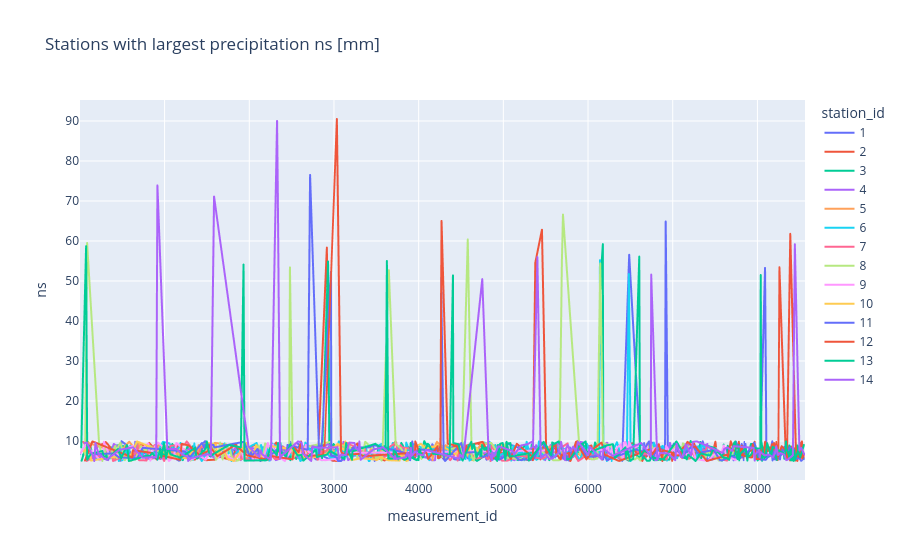

The code cell stored with this chart in its notebook:
### Code cell
# Formatting DataFrame
stations_high_precipitation = df_view
stations_high_precipitation['measurement_id'] = stations_high_precipitation['measurement_id'].astype('int').values
stations_high_precipitation['ns'] = stations_high_precipitation['ns'].astype('float').values
stations_high_precipitation['station_id'] = stations_high_precipitation['station_id'].astype('int').values
stations_high_precipitation = stations_high_precipitation.sort_values(by=['station_id','measurement_id'])

import plotly.express as px

fig = px.line(stations_high_precipitation, 
                 x="measurement_id", 
                 y="ns", 
                 color="station_id",
                 title="Stations with largest precipitation ns [mm] ")

fig.show()

### Figure 1 — Plotly figure (JSON) as saved in the notebook; plotly's stock layout.template omitted (floating-point values rounded to 4 significant figures; data arrays with more than 128 entries replaced by an {"elided": "..."} marker saying what was removed)
{"data": [{"hovertemplate": "station_id=1<br>measurement_id=%{x}<br>ns=%{y}<extra></extra>", "legendgroup": "1", "line": {"color": "#636efa", "dash": "solid"}, "marker": {"symbol": "circle"}, "mode": "lines", "name": "1", "showlegend": true, "type": "scattergl", "x": {"elided": "202 int values"}, "xaxis": "x", "y": {"elided": "202 float values"}, "yaxis": "y"}, {"hovertemplate": "station_id=2<br>measurement_id=%{x}<br>ns=%{y}<extra></extra>", "legendgroup": "2", "line": {"color": "#EF553B", "dash": "solid"}, "marker": {"symbol": "circle"}, "mode": "lines", "name": "2", "showlegend": true, "type": "scattergl", "x": {"elided": "202 int values"}, "xaxis": "x", "y": {"elided": "202 float values"}, "yaxis": "y"}, {"hovertemplate": "station_id=3<br>measurement_id=%{x}<br>ns=%{y}<extra></extra>", "legendgroup": "3", "line": {"color": "#00cc96", "dash": "solid"}, "marker": {"symbol": "circle"}, "mode": "lines", "name": "3", "showlegend": true, "type": "scattergl", "x": {"elided": "192 int values"}, "xaxis": "x", "y": {"elided": "192 float values"}, "yaxis": "y"}, {"hovertemplate": "station_id=4<br>measurement_id=%{x}<br>ns=%{y}<extra></extra>", "legendgroup": "4", "line": {"color": "#ab63fa", "dash": "solid"}, "marker": {"symbol": "circle"}, "mode": "lines", "name": "4", "showlegend": true, "type": "scattergl", "x": [91, 258, 334, 400, 604, 646, 652, 783, 912, 952, 1088, 1219, 1291, 1333, 1371, 1548, 1605, 1836, 1900, 1909, 1917, 2140, 2191, 2226, 2265, 2295, 2313, 2349, 2356, 2378, 2527, 2552, 2604, 2610, 2664, 2676, 2723, 2796, 2931, 3091, 3112, 3120, 3130, 3167, 3239, 3532, 3551, 3577, 3718, 3725, 3776, 3785, 3835, 3862, 3883, 3907, 4012, 4040, 4099, 4151, 4193, 4206, 4290, 4361, 4549, 4577, 4585, 4675, 4709, 4773, 4840, 4879, 4917, 4925, 5032, 5132, 5355, 5368, 5387, 5462, 5494, 5556, 5642, 5651, 5746, 5829, 5890, 5899, 5966, 6079, 6087, 6099, 6133, 6147, 6216, 6229, 6239, 6289, 6342, 6450, 6548, 6600, 6681, 6780, 6796, 6825, 6861, 6947, 6964, 6968, 6995, 7099, 7128, 7274, 7348, 7351, 7356, 7410], "xaxis": "x", "y": [7.799, 5.777, 5.199, 9.243, 6.355, 5.488, 9.821, 5.488, 5.777, 5.488, 6.932, 6.932, 8.088, 7.51, 6.355, 6.4, 5.5, 8.1, 5.2, 7.8, 8.7, 7.8, 5.2, 6.1, 7.8, 8.1, 5.2, 5.5, 6.6, 8.1, 7.2, 6.4, 5.2, 8.1, 9.0, 9.0, 8.7, 7.8, 9.2, 5.5, 9.8, 5.199, 8.666, 5.199, 6.355, 6.355, 7.799, 5.777, 8.088, 5.777, 6.644, 8.377, 7.799, 6.355, 5.488, 6.355, 6.355, 6.066, 6.066, 5.199, 5.199, 8.377, 7.51, 7.799, 7.51, 6.932, 7.51, 5.777, 8.377, 6.932, 7.51, 6.066, 6.355, 7.221, 5.777, 5.199, 8.666, 6.644, 8.954, 6.644, 5.199, 8.954, 9.243, 6.066, 5.199, 6.066, 8.666, 9.821, 9.532, 5.777, 7.51, 6.644, 6.066, 7.221, 9.532, 9.532, 5.199, 7.799, 7.51, 5.488, 6.644, 6.932, 6.644, 6.932, 5.199, 5.488, 7.51, 8.377, 6.644, 9.532, 6.932, 6.644, 9.243, 8.666, 7.51, 6.644, 8.666, 9.243], "yaxis": "y"}, {"hovertemplate": "station_id=5<br>measurement_id=%{x}<br>ns=%{y}<extra></extra>", "legendgroup": "5", "line": {"color": "#FFA15A", "dash": "solid"}, "marker": {"symbol": "circle"}, "mode": "lines", "name": "5", "showlegend": true, "type": "scattergl", "x": [96, 97, 350, 380, 397, 582, 668, 682, 695, 709, 718, 846, 881, 918, 1157, 1176, 1177, 1308, 1332, 1359, 1373, 1397, 1401, 1538, 1552, 1579, 1593, 1693, 1736, 1857, 1913, 2214, 3040, 3067, 3079, 3089, 3409, 3449, 3457, 3464, 3499, 3547, 3662, 3673, 3736, 3802, 3872, 3886, 3921, 3929, 3961, 4018, 4035, 4055, 4084, 4109, 4156, 4164, 4180, 4216, 4300, 4319, 4517, 4560, 4631, 4741, 4951, 4970, 4997, 5014, 5058, 5403, 5457, 5617, 5649, 5669, 5710, 5762, 5830, 6022, 6063, 6081], "xaxis": "x", "y": [9.821, 9.532, 7.799, 7.221, 5.488, 9.821, 7.51, 9.821, 9.243, 6.066, 8.954, 5.488, 8.666, 8.954, 6.644, 8.954, 8.377, 7.221, 6.932, 6.644, 7.51, 6.066, 8.954, 7.799, 8.666, 6.644, 9.532, 9.243, 6.355, 5.199, 5.488, 7.221, 7.51, 6.066, 6.066, 7.799, 6.644, 8.666, 5.777, 7.799, 5.199, 7.51, 7.51, 6.066, 5.199, 6.644, 5.488, 7.221, 8.954, 9.243, 7.51, 6.355, 6.932, 7.221, 8.377, 5.777, 8.666, 5.199, 8.088, 9.821, 7.51, 8.954, 6.355, 6.644, 5.199, 9.532, 8.666, 8.954, 8.954, 8.666, 7.221, 6.355, 7.51, 9.243, 7.51, 5.488, 8.088, 7.51, 7.221, 5.488, 6.355, 6.066], "yaxis": "y"}, {"hovertemplate": "station_id=6<br>measurement_id=%{x}<br>ns=%{y}<extra></extra>", "legendgroup": "6", "line": {"color": "#19d3f3", "dash": "solid"}, "marker": {"symbol": "circle"}, "mode": "lines", "name": "6", "showlegend": true, "type": "scattergl", "x": {"elided": "252 int values"}, "xaxis": "x", "y": {"elided": "252 float values"}, "yaxis": "y"}, {"hovertemplate": "station_id=7<br>measurement_id=%{x}<br>ns=%{y}<extra></extra>", "legendgroup": "7", "line": {"color": "#FF6692", "dash": "solid"}, "marker": {"symbol": "circle"}, "mode": "lines", "name": "7", "showlegend": true, "type": "scattergl", "x": [38, 56, 81, 135, 176, 222, 359, 392, 511, 571, 656, 681, 698, 750, 786, 806, 899, 994, 1071, 1239, 1261, 1406, 1415, 1430, 1520, 1563, 1650, 1755, 1897, 1912, 2040, 2053, 2088, 2183, 2235, 2301, 2361, 2398, 2541, 2568, 2612, 2625, 2726, 2734, 2808, 2838, 2843, 2868, 2939, 3157, 3190, 3292, 3332, 3364, 3378, 3394, 3538, 3550, 3556, 3629, 3639, 3735, 3753, 3786, 3804, 4215, 4326, 4340, 4373, 4456, 4460, 4473, 4617, 4683, 4787, 4818, 4845, 4850, 4858, 4960, 4985, 5049, 5184, 5469, 5636, 5759, 5777, 5846, 5884, 6002, 6084, 6143, 6228, 6254, 6266, 6317, 6350, 6386, 6417, 6449, 6495, 6523, 6552, 6595, 6652, 6850, 6919, 6925, 6955, 7027, 7111, 7131, 7190, 7240, 7271, 7298, 7371, 7383, 7398, 7470, 7502, 7641, 7663], "xaxis": "x", "y": [9.8, 9.3, 5.0, 5.7, 5.9, 6.2, 8.0, 5.0, 6.2, 6.1, 6.9, 8.9, 5.2, 5.2, 5.1, 7.5, 9.2, 5.0, 8.8, 9.1, 9.9, 5.9, 7.5, 8.6, 7.8, 6.8, 7.5, 5.5, 7.0, 5.6, 5.4, 5.5, 7.6, 5.5, 7.2, 5.5, 5.5, 8.6, 6.5, 7.9, 6.6, 5.7, 7.4, 7.2, 5.3, 6.0, 7.7, 6.8, 8.2, 9.5, 9.1, 8.1, 7.2, 8.5, 5.9, 6.1, 6.6, 5.8, 5.3, 6.5, 8.2, 9.7, 6.4, 9.0, 8.4, 7.0, 6.3, 6.0, 5.2, 7.5, 5.1, 9.3, 6.7, 5.6, 6.1, 5.4, 6.8, 5.0, 8.8, 5.6, 5.1, 5.1, 6.3, 5.6, 7.7, 9.4, 7.5, 6.5, 5.0, 6.7, 6.1, 5.9, 6.7, 6.0, 5.6, 6.9, 6.0, 5.6, 8.1, 5.5, 5.3, 7.4, 9.1, 7.0, 6.9, 6.5, 6.2, 5.4, 7.3, 8.8, 5.7, 6.8, 5.7, 7.1, 5.1, 5.6, 7.7, 5.6, 8.5, 8.1, 5.8, 5.1, 5.5], "yaxis": "y"}, {"hovertemplate": "station_id=8<br>measurement_id=%{x}<br>ns=%{y}<extra></extra>", "legendgroup": "8", "line": {"color": "#B6E880", "dash": "solid"}, "marker": {"symbol": "circle"}, "mode": "lines", "name": "8", "showlegend": true, "type": "scattergl", "x": {"elided": "156 int values"}, "xaxis": "x", "y": {"elided": "156 float values"}, "yaxis": "y"}, {"hovertemplate": "station_id=9<br>measurement_id=%{x}<br>ns=%{y}<extra></extra>", "legendgroup": "9", "line": {"color": "#FF97FF", "dash": "solid"}, "marker": {"symbol": "circle"}, "mode": "lines", "name": "9", "showlegend": true, "type": "scattergl", "x": [6, 66, 241, 274, 283, 352, 391, 433, 506, 527, 630, 685, 694, 809, 832, 862, 923, 1008, 1022, 1051, 1059, 1090, 1109, 1139, 1171, 1217, 1267, 1305, 1379, 1418, 1486, 1514, 1543, 1583, 1630, 1701, 1729, 1797, 1827, 1844, 1878, 1910, 1919, 1936, 1959, 1978, 2048, 2059, 2114, 2149, 2160, 2219, 2251, 2273, 2281, 2300, 2345, 2355, 2420, 2543, 2624, 2655, 2667, 2700, 2747, 2831, 2840, 2897, 3008, 3064, 3082, 6210, 6238, 6250, 6251, 6287, 6298, 6347, 6385, 6396, 6406, 6416, 6420, 6441, 6478, 6483, 6522, 6612, 6620, 6693, 6712, 6794, 6805, 6811, 6832, 6847, 6920, 6922, 6980, 6997, 7098, 7195, 7215, 7272, 7417, 7501, 7510, 7532, 7549, 7552, 7603, 7629, 7742, 7757], "xaxis": "x", "y": [6.9, 9.0, 5.2, 6.1, 9.8, 6.3, 6.1, 6.7, 5.6, 8.0, 8.8, 7.0, 7.5, 9.4, 5.1, 7.9, 9.6, 8.0, 6.5, 5.0, 5.2, 5.6, 6.1, 9.5, 9.0, 8.0, 7.0, 5.3, 6.0, 6.3, 5.3, 6.5, 7.9, 7.0, 5.8, 8.8, 6.5, 5.5, 5.0, 6.5, 5.9, 9.8, 7.0, 5.5, 6.8, 6.5, 5.5, 5.0, 6.2, 6.5, 5.2, 9.5, 7.5, 8.0, 9.1, 6.0, 6.8, 6.0, 5.0, 9.5, 6.0, 7.0, 9.0, 7.3, 6.7, 6.0, 5.3, 5.2, 5.5, 5.0, 7.0, 7.8, 8.7, 6.5, 6.0, 8.6, 6.0, 8.4, 9.2, 7.2, 5.9, 5.6, 9.5, 9.8, 7.0, 9.8, 8.0, 9.0, 6.5, 9.1, 6.6, 8.3, 7.9, 5.9, 7.0, 7.1, 6.9, 8.8, 6.7, 8.0, 6.0, 7.0, 9.3, 5.5, 5.0, 6.9, 8.2, 7.6, 5.3, 5.5, 8.9, 6.4, 5.2, 7.8], "yaxis": "y"}, {"hovertemplate": "station_id=10<br>measurement_id=%{x}<br>ns=%{y}<extra></extra>", "legendgroup": "10", "line": {"color": "#FECB52", "dash": "solid"}, "marker": {"symbol": "circle"}, "mode": "lines", "name": "10", "showlegend": true, "type": "scattergl", "x": [44, 121, 131, 432, 592, 674, 1079, 1249, 1411, 1521, 1608, 1613, 1621, 1684, 1741, 1818, 1965, 2050, 2080, 2161, 2231, 2264, 2508, 2662, 2672, 2720, 2862, 2938, 3044, 3119, 3135, 3205, 3275, 3326, 3514, 3545, 3637, 3775, 3789, 3825, 3847, 3854, 3891, 3942, 3946, 3999, 4024, 4100, 4222, 4251, 4443, 4502, 4578, 4618, 4713], "xaxis": "x", "y": [7.4, 8.4, 5.1, 6.1, 6.1, 9.9, 6.4, 5.7, 8.8, 9.5, 9.0, 7.8, 5.9, 8.5, 5.6, 5.0, 9.5, 6.5, 9.0, 5.2, 6.1, 8.7, 7.9, 5.6, 5.7, 5.8, 6.3, 7.2, 9.3, 7.7, 9.9, 5.2, 5.5, 5.7, 5.3, 6.0, 5.2, 5.1, 6.8, 5.2, 8.0, 5.0, 5.3, 7.9, 7.8, 9.0, 9.3, 8.1, 8.9, 9.1, 6.6, 9.1, 6.5, 9.6, 7.2], "yaxis": "y"}, {"hovertemplate": "station_id=11<br>measurement_id=%{x}<br>ns=%{y}<extra></extra>", "legendgroup": "11", "line": {"color": "#636efa", "dash": "solid"}, "marker": {"symbol": "circle"}, "mode": "lines", "name": "11", "showlegend": true, "type": "scattergl", "x": [195, 398, 461, 675, 743, 1241, 1301, 1441, 1470, 1479, 1577, 1587, 1939, 2018, 2021, 2030, 2100, 2130, 2196, 2290, 2372, 2384, 2439, 2451, 2690, 2718, 2825, 2845, 2851, 2964, 2968, 3019, 3036, 3048, 3084, 3231, 3415, 3467, 3828, 3900, 3916, 3925, 3936, 4001, 4226, 4261, 4265, 4295, 4312, 4503, 4529, 4678, 4763, 4835, 4877, 4885, 4950, 5089, 5163, 5183, 5221, 5228, 5353, 5454, 5572, 5575, 5594, 5616, 5698, 5758, 5786, 5807, 5842, 5852, 5940, 5979, 6136, 6179, 6189, 6219, 6561, 6647, 6720, 6753, 6792, 6823, 6954, 7026, 7038, 7046, 7118, 7155, 7235, 7291, 7424, 7477, 7558, 7589, 7648, 7693, 7789, 7868, 7963, 8031, 8099, 8169, 8179, 8212, 8236, 8267, 8277, 8338, 8344, 8366, 8379, 8455, 8459, 8498, 8516, 8528], "xaxis": "x", "y": [6.7, 6.9, 5.9, 5.7, 8.3, 7.4, 6.0, 9.5, 8.3, 9.2, 9.0, 8.4, 9.8, 5.6, 7.2, 6.3, 8.0, 5.0, 5.8, 7.1, 8.9, 7.4, 5.8, 9.0, 7.8, 76.52, 6.6, 8.9, 8.4, 52.31, 6.3, 6.2, 5.7, 5.0, 5.0, 8.4, 8.4, 9.0, 7.1, 5.2, 9.0, 9.9, 6.4, 7.9, 7.6, 8.3, 50.84, 6.2, 5.0, 9.5, 7.1, 7.2, 6.0, 6.7, 6.4, 5.6, 5.3, 6.9, 5.7, 5.3, 5.2, 5.4, 5.3, 9.6, 5.8, 5.6, 9.3, 8.4, 5.9, 5.3, 8.4, 6.4, 6.7, 7.6, 8.0, 6.0, 6.3, 5.4, 7.1, 5.2, 7.9, 7.4, 9.9, 5.6, 7.0, 7.7, 6.5, 6.06, 7.95, 7.95, 5.9, 7.2, 8.9, 7.0, 7.5, 8.0, 5.2, 5.2, 5.8, 6.2, 5.6, 6.7, 9.6, 5.4, 5.3, 7.5, 5.14, 7.7, 6.5, 5.4, 7.4, 9.0, 7.4, 7.7, 8.4, 7.5, 5.58, 5.7, 5.04, 5.22], "yaxis": "y"}, {"hovertemplate": "station_id=12<br>measurement_id=%{x}<br>ns=%{y}<extra></extra>", "legendgroup": "12", "line": {"color": "#EF553B", "dash": "solid"}, "marker": {"symbol": "circle"}, "mode": "lines", "name": "12", "showlegend": true, "type": "scattergl", "x": {"elided": "129 int values"}, "xaxis": "x", "y": {"elided": "129 float values"}, "yaxis": "y"}, {"hovertemplate": "station_id=13<br>measurement_id=%{x}<br>ns=%{y}<extra></extra>", "legendgroup": "13", "line": {"color": "#00cc96", "dash": "solid"}, "marker": {"symbol": "circle"}, "mode": "lines", "name": "13", "showlegend": true, "type": "scattergl", "x": {"elided": "186 int values"}, "xaxis": "x", "y": {"elided": "186 float values"}, "yaxis": "y"}, {"hovertemplate": "station_id=14<br>measurement_id=%{x}<br>ns=%{y}<extra></extra>", "legendgroup": "14", "line": {"color": "#ab63fa", "dash": "solid"}, "marker": {"symbol": "circle"}, "mode": "lines", "name": "14", "showlegend": true, "type": "scattergl", "x": {"elided": "141 int values"}, "xaxis": "x", "y": {"elided": "141 float values"}, "yaxis": "y"}], "layout": {"legend": {"title": {"text": "station_id"}, "tracegroupgap": 0}, "title": {"text": "Stations with largest precipitation ns [mm] "}, "xaxis": {"anchor": "y", "domain": [0, 1], "title": {"text": "measurement_id"}}, "yaxis": {"anchor": "x", "domain": [0, 1], "title": {"text": "ns"}}}}
